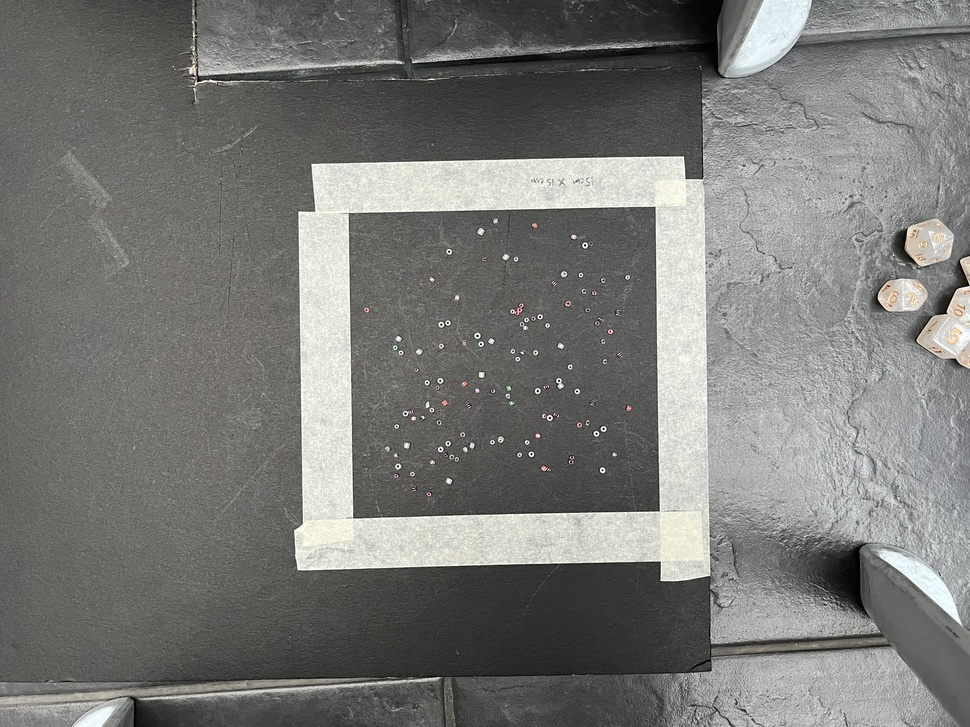
#> input picture Activity 7/Image repository/beads.jpeg, 970 x 727 px, shrunk from 4032 x 3024 before the run, given in place of cropped_coins.jpeg, which was not available
$ jupyter execute --allow-errors 'Activity 7.ipynb'   (text cells are left out)
#> lines starting #> are read from the running program, lines starting #| are printed output that depends on the picture; after the words box and inside, x2 and y2 are one past the last pixel; in counts of white or black regions, pixels touching at a corner belong together; pictures that were not available may be replaced by others from this repository, and a replacement may not be noted
[cell 1]
import numpy as np
import matplotlib.pyplot as plt
import cv2
import statistics as st
from PIL import Image
from skimage.measure import label, regionprops, regionprops_table
import pandas as pd
from scipy.stats import gaussian_kde

image_repository = "./Image repository/"
data_repository = "./Collected data/"

# initializing this so I have a placeholder
image = 0

[cell 2]
def thresholding(image, stdev_mult):

    # I'll automate the thresholding. Since we know that the highest peak in the histogram represents the image's background,
    # my left and right borders will be np.median(image) -+ stdev_mult*stdev respectively.
    peak_ = np.median(image.flatten())
    stdev_ = np.std(image.flatten())

    # Now setting up the borders
    left_border = int(np.floor(peak_ - stdev_mult*stdev_))
    right_border = int(np.ceil(peak_ + stdev_mult*stdev_))

    # Converting to binary through. The values to the left of the left border and to the right of the right boarder are set to 1.
    T, thresholded = cv2.threshold(image, left_border, right_border, cv2.THRESH_BINARY_INV)

    return thresholded

[cell 3]
def morphing_time(filename, filetype,commands, record = False, ROI_size = None, blob_numbers = False, bounding_box = False):
    # Setting initial parameters
#> called with filename = 'cropped_coins', filetype = '.jpeg', record = True, ROI_size = 225, blob_numbers = True, bounding_box = True
    cmap_color = "gray"
    image = np.array(Image.open(image_repository + filename + filetype))
#> image is the input picture: shape (727, 970, 3); mean R, G, B 121.5, 121.9, 118.6
    original_image = image.copy()

    # This is where the commands are looped through
    for i in range(len(commands)):
        process = commands[i][0].lower()

        match process:

            case 'grayscale':
                image = cv2.cvtColor(image, cv2.COLOR_BGR2GRAY)
            case 'thresholding':
                image = thresholding(image, commands[i][1])
            case 'dilation':
                image = cv2.dilate(image, commands[i][1], iterations = commands[i][2])
            case 'erosion':
                image = cv2.erode(image, commands[i][1], commands[i][2])
            case 'opening':
                image = cv2.morphologyEx(image, cv2.MORPH_OPEN, commands[i][1])
            case 'closing':
                image = cv2.morphologyEx(image, cv2.MORPH_CLOSE, commands[i][1])
            case 'median_blur':
                image = cv2.medianBlur(image, commands[i][1])
            case 'simple_binarize':
                # All pixels beow the boundary ares set to 0 and above are set to 1.
                boundary = np.percentile(image, commands[i][1])
                image[image < boundary] = 0
                image[image >= boundary] = 1

            case other:
                print(commands[i][0] + " did nothing lol.")

    # Apply region props and save them to a csv file
    if record == True:
        image = label(image)
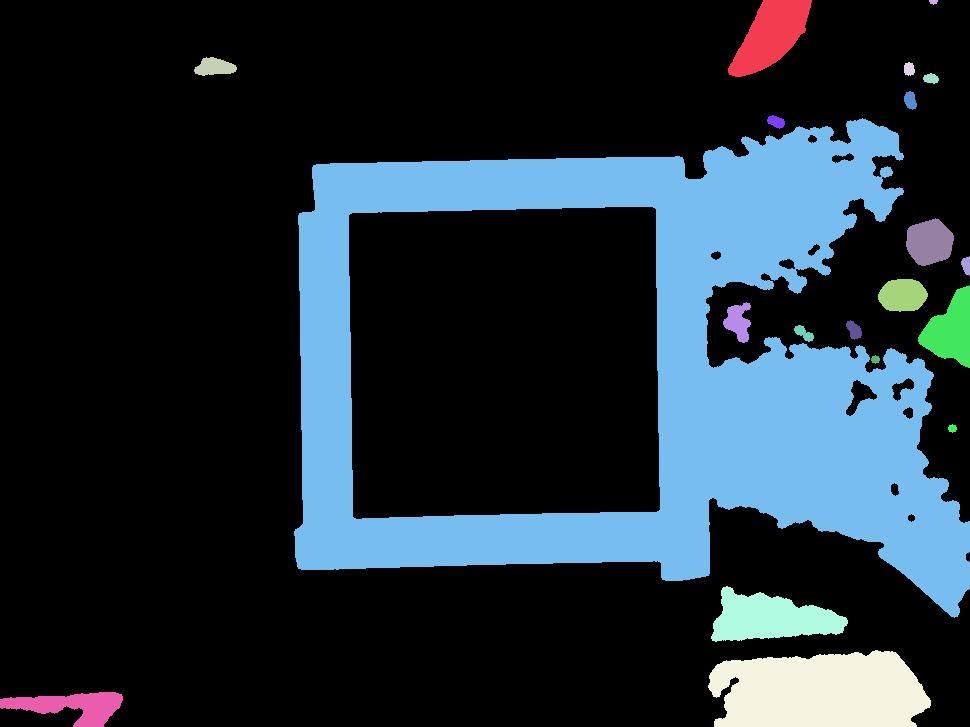
#> image: shape (727, 970) int64; 21 distinct labels, from 0 to 20; one colour per label, 0 black
        regions = regionprops(image)
#> regions = 20 regions; largest, box (x1, y1, x2, y2) and area: (294, 118, 970, 618) 137305, (708, 650, 931, 727) 14137, (711, 586, 848, 642) 4705, (728, 0, 812, 77) 3695, (918, 285, 970, 368) 2505
        props = regionprops_table(image, properties=('area','centroid', 'bbox', 'perimeter', 'eccentricity' , 'orientation',
                                                 'axis_major_length',
                                                 'axis_minor_length'))
#> props = 12 items
        data = pd.DataFrame(props)
#> data = table of 20 rows and 12 columns

        # If an ROI_size is given, then the units of the area, axes, and perimeter are converted from pixels to a physical unit.
        if ROI_size != None:
            data.loc[:,"area"] = data.loc[:,"area"] * ROI_size/(len(original_image)*len(original_image[0]))
            data.loc[:,'axis_major_length'] = data.loc[:,'axis_major_length']* np.sqrt(ROI_size/(len(original_image)*len(original_image[0])))
            data.loc[:,'axis_minor_length'] = data.loc[:,'axis_minor_length']* np.sqrt(ROI_size/(len(original_image)*len(original_image[0])))
            data.loc[:,'perimeter'] = data.loc[:,'perimeter']* np.sqrt(ROI_size/(len(original_image)*len(original_image[0])))

        # Finally saving to a csv
        data.to_csv(data_repository + filename + ".csv")
        cmap_color = "viridis"

    # Now graphing everything
    fig, ax = plt.subplots(1,2, figsize = (12,8))
    ax[0].imshow(original_image)
    ax[0].set_title(filename+filetype)

    ax[1].imshow(image, cmap = cmap_color)
    ax[1].set_title("Processed Image")

    # For labelling the blob numbers in the output image
    if record == True and blob_numbers == True:
        for i in range(len(data)):
            ax[1].text(data.loc[i,"centroid-1"], data.loc[i,"centroid-0"], i, fontsize = 5.5,bbox=dict(fill=True, facecolor = "white", edgecolor='white', linewidth=0.1))

    # For diplaying the bounding box. Source for the code is: https://scikit-image.org/docs/stable/auto_examples/segmentation/plot_regionprops.html
    if record == True and bounding_box == True:
        for props in regions:
            minr, minc, maxr, maxc = props.bbox
            bx = (minc, maxc, maxc, minc, minc)
            by = (minr, minr, maxr, maxr, minr)
            ax[0].plot(bx, by, '-b', linewidth=2.5)

    plt.tight_layout()
    plt.show()

[cell 4]
commands = [
            ['grayscale'],
            ['median_blur', 3],
            ['simple_binarize', 77.9],
            ["closing", cv2.getStructuringElement(cv2.MORPH_ELLIPSE,(7,7))],
            ["opening", cv2.getStructuringElement(cv2.MORPH_ELLIPSE,(9,9))],
]
#> (the rest of this cell did not finish here and is left out)

#> (a cell that did not finish here is left out)

[cell 6]
commands = [
            ['grayscale'],
            ['median_blur', 13],
            ['simple_binarize', 92.65],
            ["opening", cv2.getStructuringElement(cv2.MORPH_ELLIPSE,(13,15))],
]
#> (the rest of this cell did not finish here and is left out)

#> call 2 of morphing_time, with filename = 'cropped_rice', filetype = '.jpeg', record = True, ROI_size = 225, blob_numbers = False, bounding_box = True
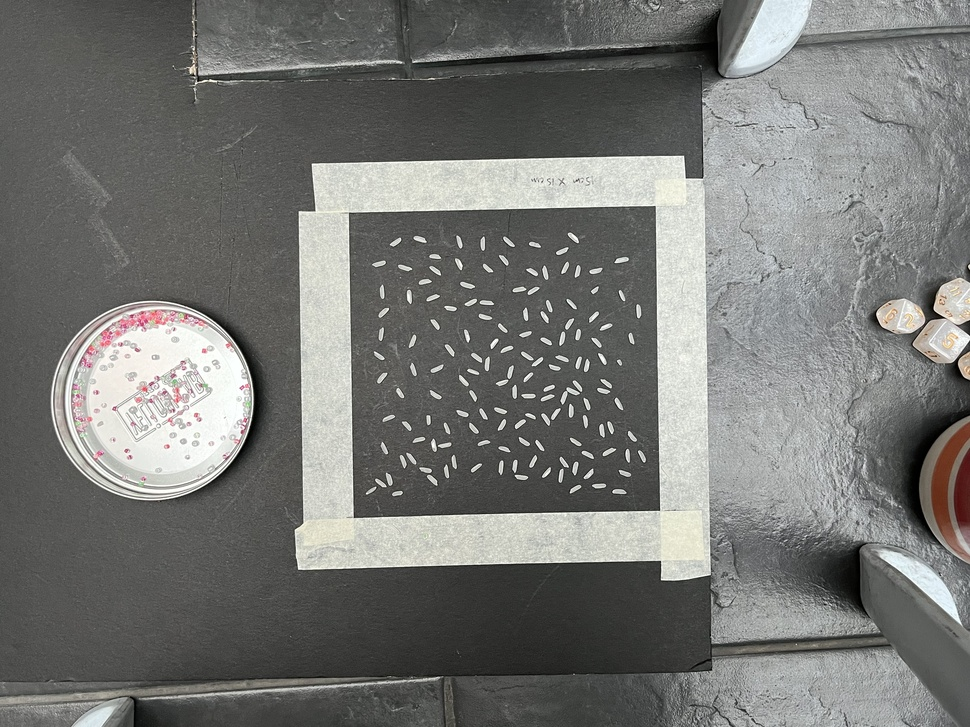
#> input picture Activity 7/Image repository/rice.jpeg, 970 x 727 px, shrunk from 4032 x 3024 before the run, given in place of cropped_rice.jpeg, which was not available
#> in morphing_time, image is the input picture: shape (727, 970, 3); mean R, G, B 118.5, 119.1, 116.3
#> in morphing_time (call 2), `image = label(image)`:
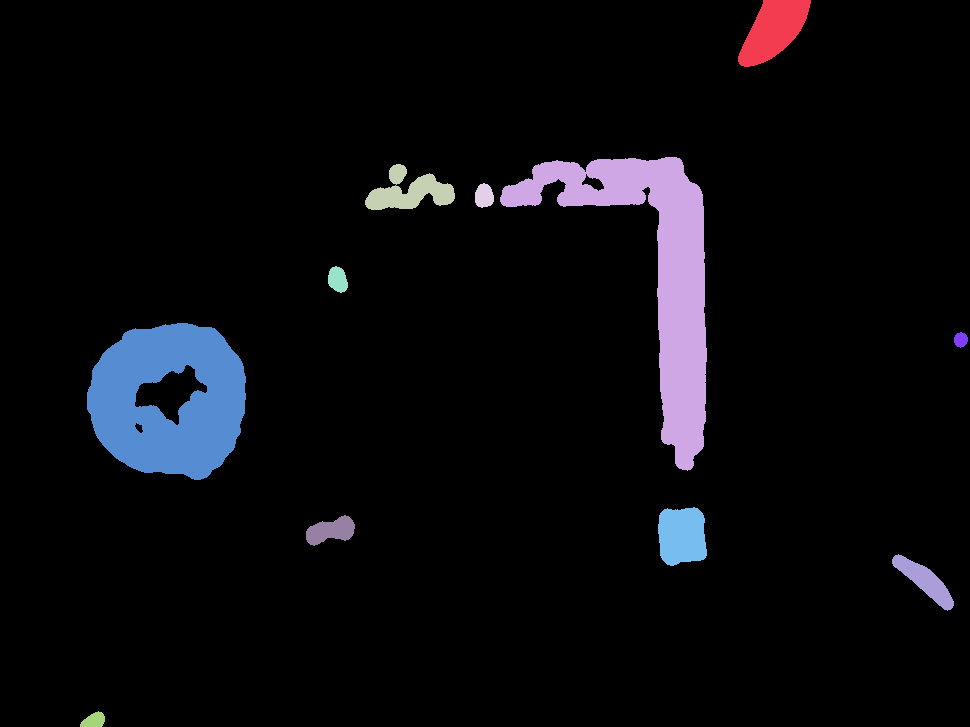
#> image: shape (727, 970) int64; 12 distinct labels, from 0 to 11; one colour per label, 0 black
#> in morphing_time (call 2), `regions = regionprops(image)`: regions = 11 regions; largest, box (x1, y1, x2, y2) and area: (500, 157, 707, 471) 18721, (87, 323, 246, 480) 17678, (738, 0, 811, 67) 2955, (658, 507, 707, 566) 2419, (365, 164, 455, 210) 2145
#> in morphing_time (call 2), `data = pd.DataFrame(props)`: data = table of 11 rows and 12 columns

[cell 7]
def make_KDE(data, min, max):
    positions = np.linspace(min, max, 1000)
    kernel = gaussian_kde(data)
    KDE_values = kernel(positions)
    return positions, KDE_values

#> (a cell that did not finish here is left out)

[cell 9]
commands = [
            ['grayscale'],
            ['median_blur', 15],
            ['simple_binarize', 89.8],
            ["opening", cv2.getStructuringElement(cv2.MORPH_RECT,(18,20))]
]
#> (the rest of this cell did not finish here and is left out)

#> call 3 of morphing_time, with filename = 'cropped_dice', filetype = '.jpeg', record = True, ROI_size = 225, blob_numbers = True, bounding_box = True
#> in morphing_time (call 3), `image = label(image)`:
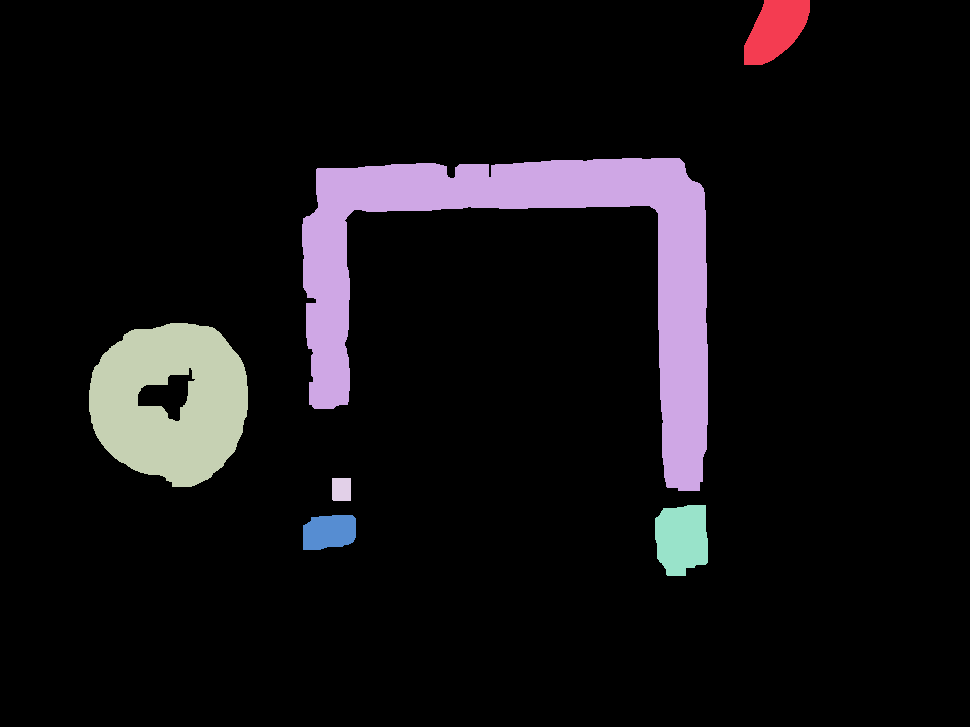
#> image: shape (727, 970) int64; 7 distinct labels, from 0 to 6; one colour per label, 0 black
#> in morphing_time (call 3), `regions = regionprops(image)`: regions = 6 regions; box (x1, y1, x2, y2) and area: (302, 158, 708, 491) 38807, (89, 323, 248, 487) 18970, (655, 505, 708, 576) 3171, (744, 0, 810, 65) 2917, (303, 515, 356, 550) 1612, (332, 478, 351, 501) 436
#> in morphing_time (call 3), `data = pd.DataFrame(props)`: data = table of 6 rows and 12 columns
